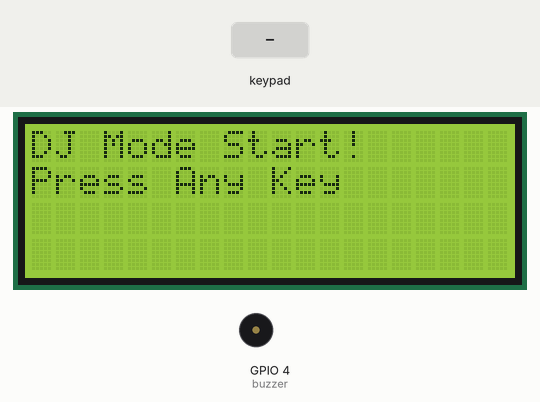
A program run on a simulated Raspberry Pi (BCM pin numbers). On the bench: 20×4 character LCD, buzzer (waves = sounding). The test bench sets the inputs (shaded band).

Above: at 4.9 s.
5.0 s: keypad keys 1 3 9 # pressed 0.4 s apart
At 6.1 s:
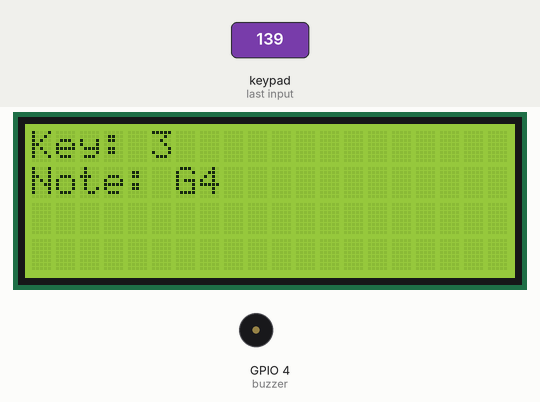
8.1 s: key '2' pressed
At 9.4 s:
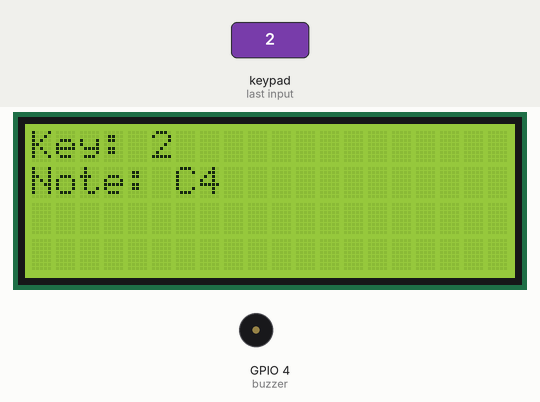
9.7 s: key '6' pressed
At 10.9 s:
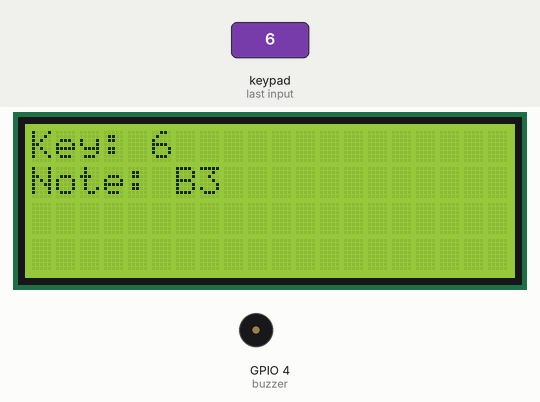
11.3 s: key '1' pressed
At 11.9 s:
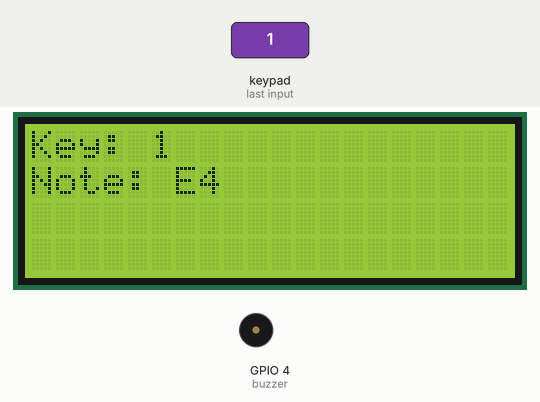
12.9 s: key '4' pressed
At 14.1 s:
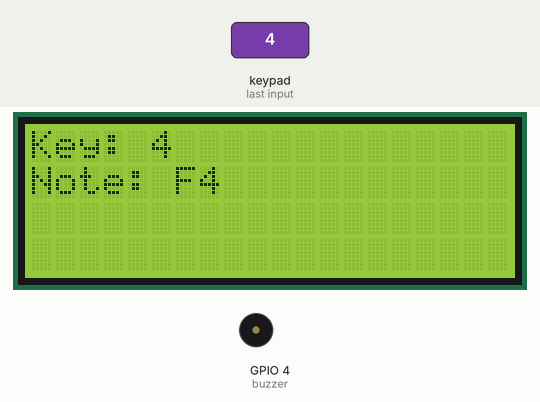
14.5 s: key '5' pressed
At 15.6 s:
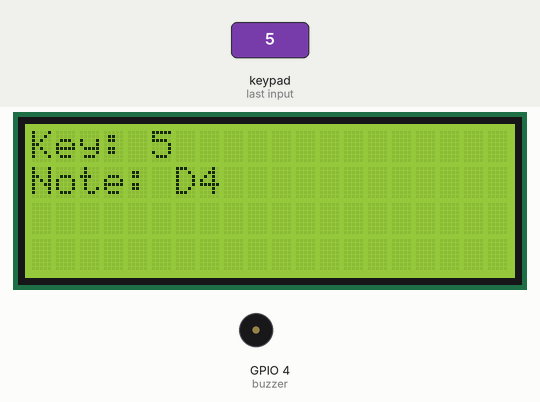
Timing chart, 0 to 17.1 s (numbered marks = the images above; inputs shaded):
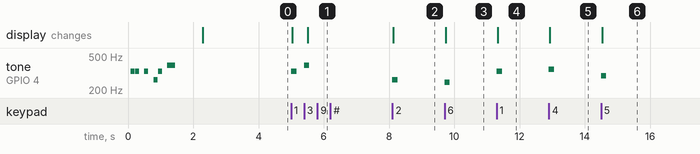

The program:

8-Bit_Drum_Pad.py
```python
from gpiozero import DigitalOutputDevice, Button, TonalBuzzer
from gpiozero.tones import Tone
from RPLCD.i2c import CharLCD
from time import sleep

# 1. 하드웨어 설정
lcd = CharLCD('PCF8574', 0x27, port=1, charmap='A00')
buzzer = TonalBuzzer(4) # 부저 GPIO 4

# 2. 키패드 설정
KEYS = [['1','2','3','A'], ['4','5','6','B'], ['7','8','9','C'], ['*','0','#','D']]
COL_PINS = [21, 20, 16, 12]
ROW_PINS = [5, 6, 13, 19]
rows = [DigitalOutputDevice(pin, active_high=True, initial_value=False) for pin in ROW_PINS]
cols = [Button(pin, pull_up=False) for pin in COL_PINS]

# 3. 데이터 설정 (안전한 저음역대 중심)
MARIO_MELODY = ["E4", "E4", "0", "E4", "0", "C4", "E4", "0", "G4", "0", "G3", "0"]
BEATS = [0.12, 0.12, 0.12, 0.12, 0.12, 0.12, 0.12, 0.12, 0.24, 0.24, 0.24, 0.24]

SOUND_MAP = {
    '1': 'E4', '2': 'C4', '3': 'G4', 'A': 'G3',
    '4': 'F4', '5': 'D4', '6': 'B3', 'B': 'A3',
    '7': 'E3', '8': 'C3', '9': 'G2', 'C': 'F3',
    '*': 'A2', '0': 'B2', '#': 'C2', 'D': 'D2'
}

def play_auto_mario():
    lcd.clear()
    lcd.write_string("Auto Playing...")
    lcd.cursor_pos = (1, 0)
    lcd.write_string("Super Mario!")

    for note, beat in zip(MARIO_MELODY, BEATS):
        if note != "0":
            try:
                buzzer.play(Tone(note))
            except: pass
        sleep(beat)
        buzzer.stop()
        sleep(0.02)

def scan_keypad():
    for row_index, row in enumerate(rows):
        for r in rows: r.off()
        row.on()
        for col_index, col in enumerate(cols):
            if col.is_pressed:
                return KEYS[row_index][col_index]
    return None

try:
    # [단계 1] 자동 연주
    play_auto_mario()

    # [단계 2] DJ 모드 전환 안내
    lcd.clear()
    lcd.write_string("DJ Mode Start!")
    lcd.cursor_pos = (1, 0)
    lcd.write_string("Press Any Key")
    sleep(1.5)

    last_key = None
    while True:
        key = scan_keypad()
        if key is not None:
            if key in SOUND_MAP:
                note = SOUND_MAP[key]
                try:
                    buzzer.play(Tone(note))
                    lcd.clear()
                    lcd.write_string(f"Key: {key}")
                    lcd.cursor_pos = (1, 0)
                    lcd.write_string(f"Note: {note}")
                except: pass
            last_key = key
        else:
            buzzer.stop()
            if last_key is not None:
                last_key = None
        sleep(0.01)

except KeyboardInterrupt:
    print("\nExit")
finally:
    buzzer.stop()
    for r in rows: r.off()
    lcd.clear()
    lcd.write_string("Program Stopped")
```

Measured:
- after the input at 5.0 s, tone on GPIO 4 (buzzer): silent → 330 Hz at once, → silent 0.16 s later, → 392 Hz 0.24 s later, → silent 0.16 s later; the display: first changes at once (image 1 shows a later state)
- after the input at 8.1 s, tone on GPIO 4 (buzzer): silent → 262 Hz at once, → silent 0.16 s later; the display: changes at once (image 2)
- after the input at 9.7 s, tone on GPIO 4 (buzzer): silent → 247 Hz at once, → silent 0.16 s later; the display: changes at once (image 3)
- after the input at 11.3 s, tone on GPIO 4 (buzzer): silent → 330 Hz at once, → silent 0.16 s later; the display: changes at once (image 4)
- after the input at 12.9 s, tone on GPIO 4 (buzzer): silent → 349 Hz at once, → silent 0.16 s later; the display: changes at once (image 5)
- after the input at 14.5 s, tone on GPIO 4 (buzzer): silent → 294 Hz at once, → silent 0.16 s later; the display: changes at once (image 6)
